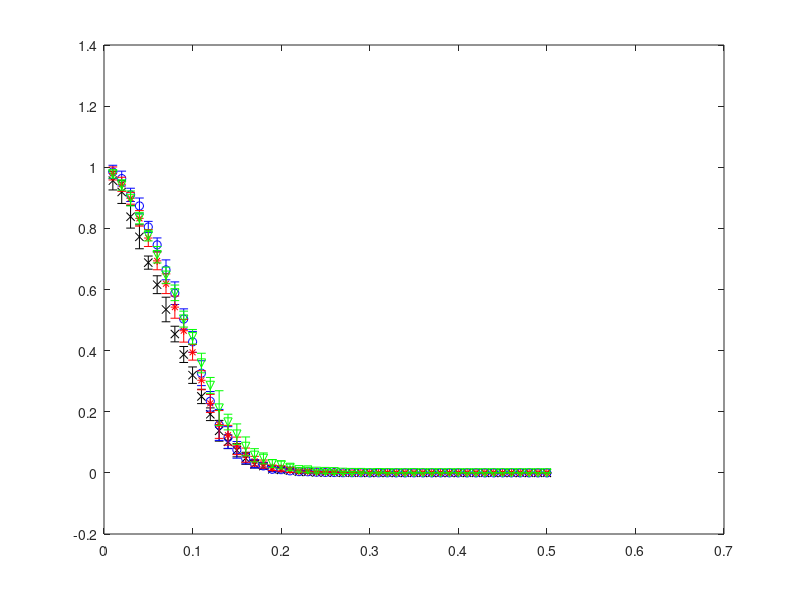

Source code (MATLAB):
av = zeros(6,50);
stddev = zeros(6,50);
fid = fopen('testTypeProliferation.txt','r');
for (i=1:6),
hdr = fscanf(fid,'%s ',3);
vals = fscanf(fid,'%f%f%f',[3 50]);
av(i,:) = vals(2,:);
stddev(i,:) = vals(3,:);
end
frac = vals(1,:);
figure(1);clf;
errorbar(frac,av(2,:),stddev(2,:),'kx');
hold on;
errorbar(frac,av(3,:),stddev(3,:),'bo');
hold on;
errorbar(frac,av(4,:),stddev(4,:),'r*');
hold on;
errorbar(frac,av(5,:),stddev(5,:),'gv');
